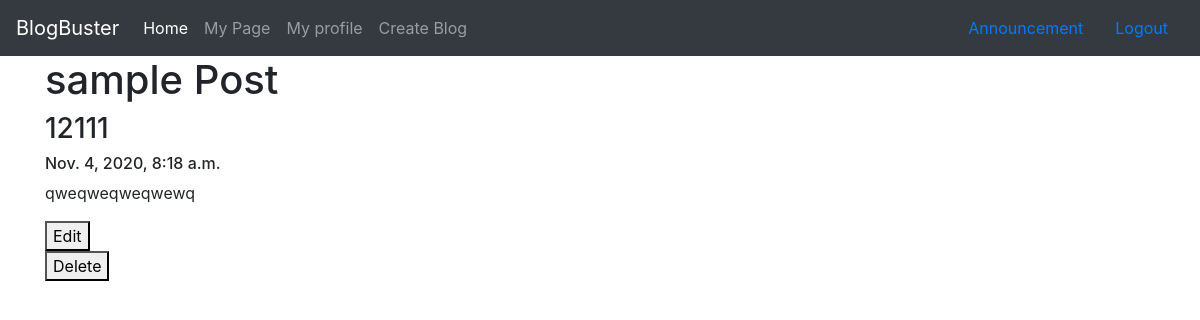
/mypage/20/ (signed in), run on the app's committed database.
### blogger/models.py (models this page shows, shortened)
class BlogPost(models.Model):
    blog_title = models.CharField(max_length=250)
    blog_content = models.TextField(blank=True)
    blog_publish = models.DateTimeField(auto_now_add=True)
    blog_user = models.ForeignKey(User, on_delete=models.CASCADE)

### blogger/views.py (the view)
# urls.py: path('mypage/<int:blog_pk>/', views.viewblog, name='viewblog'),
@login_required()
def viewblog(request,blog_pk):
    content = get_object_or_404(BlogPost, pk=blog_pk, blog_user=request.user)
    return render(request, 'blogger/viewblog.html', {'content':content})

### blogger/templates/blogger/viewblog.html (shortened to what this page needs)
{% extends 'blogger/base.html' %}
{% block content %}
<div class="container">
<h1>{{content.blog_title}}</h1></a>
<h3>{{content.blog_user}}</h3>
<h6>{{content.blog_publish}}</h6>
<p>{{content.blog_content }}</p>
<form method="GET" action="{% url 'editblog' content.id %}">
    <button type="submit">Edit</button>
  </form>
  <form method="POST" action="{% url 'deleteblog' content.id %}">
    <button type="submit">Delete</button>
  </form>
</div>
{% endblock %}

### data on the page
BlogPost: blog_title "sample Post", blog_user "12111", blog_publish "Nov. 4, 2020, 8:18 a.m.", blog_content "qweqweqweqwewq"
